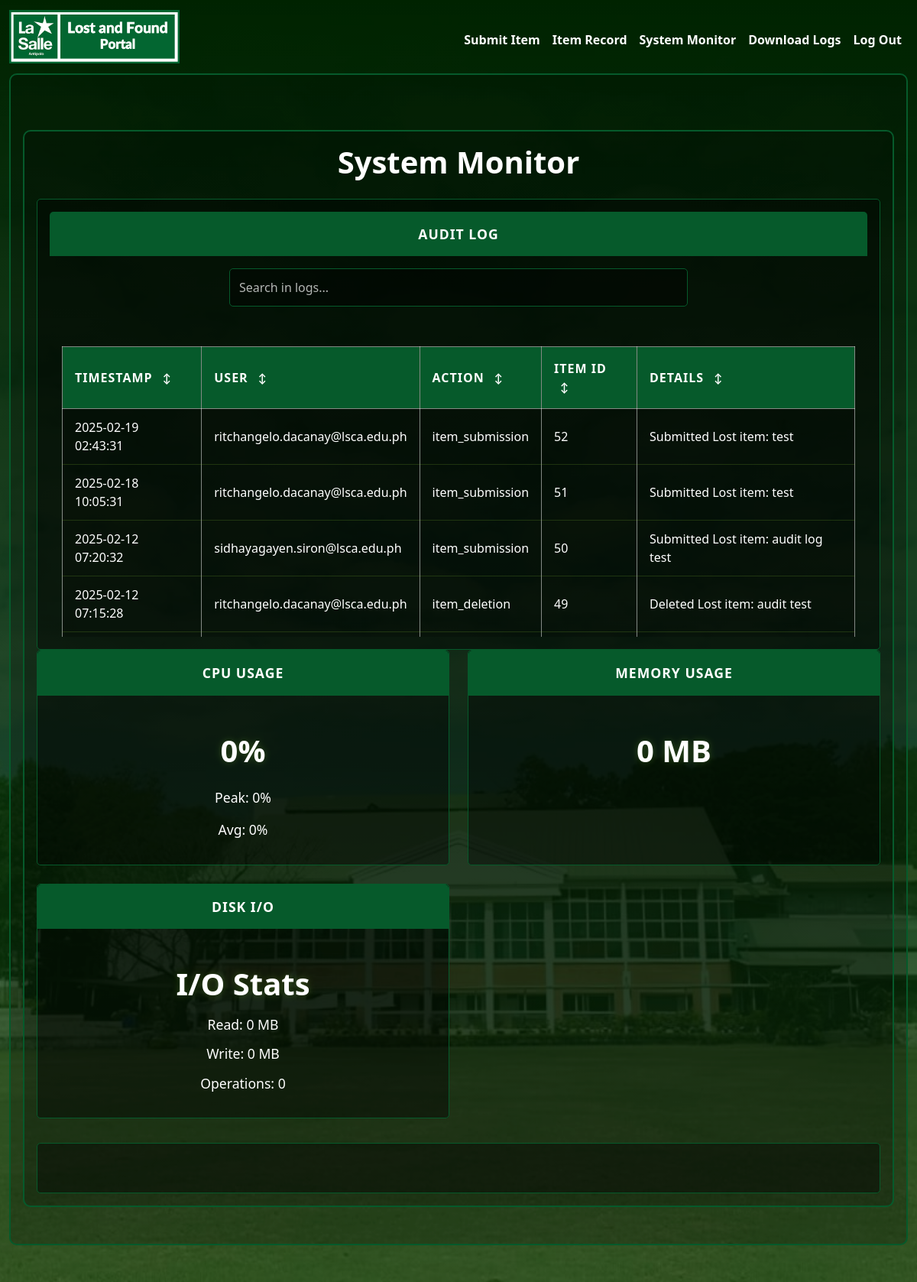
/system-monitor (signed in), run on an earlier commit of the app's database.
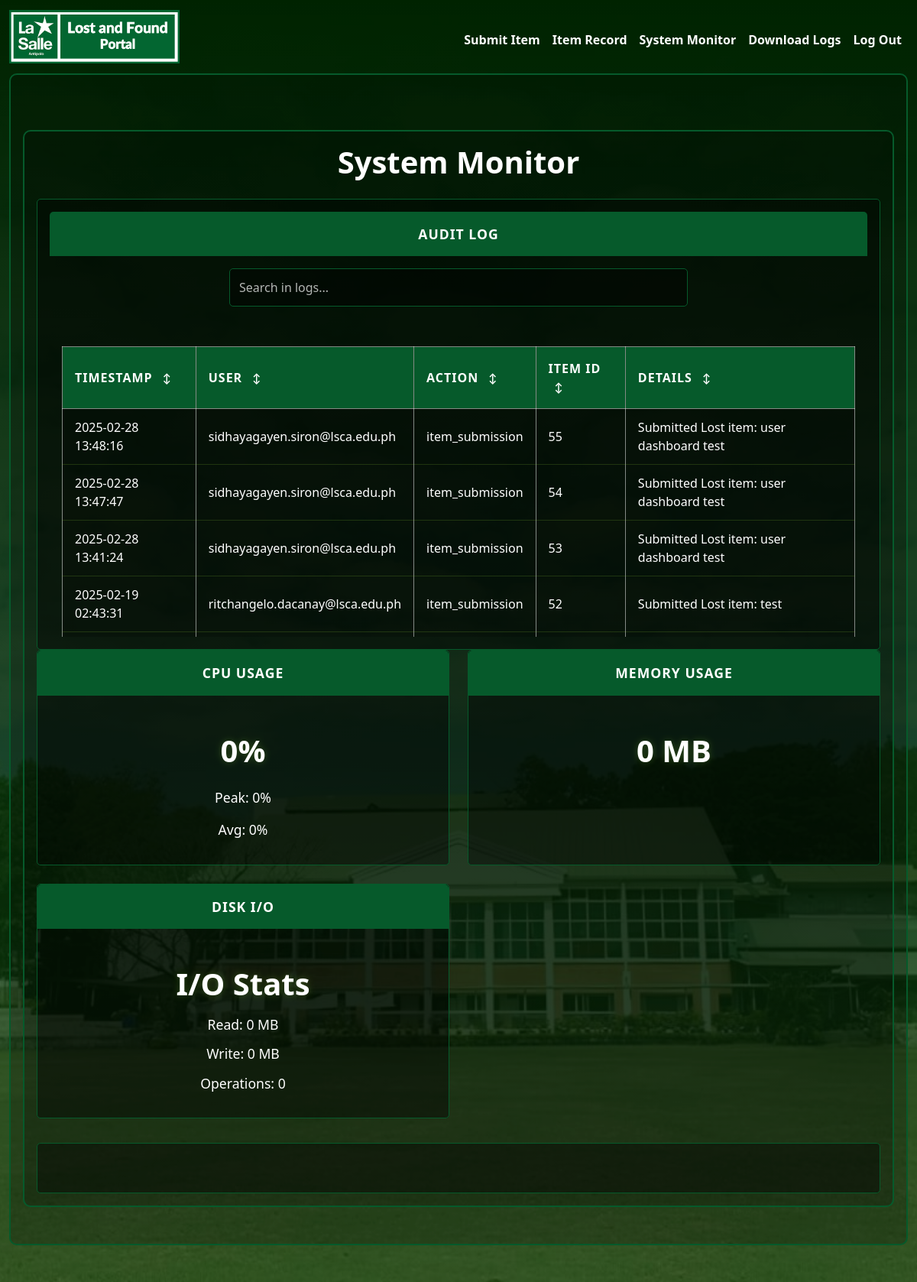
And on a later commit of the database.
### tables this page shows
CREATE TABLE audit_logs (
    id INTEGER PRIMARY KEY AUTOINCREMENT,
    user_email TEXT NOT NULL,
    action_type TEXT NOT NULL,
    item_id INTEGER,
    details TEXT,
    timestamp DATETIME DEFAULT CURRENT_TIMESTAMP
);

### app.py (the view)
@app.route("/system-monitor")
@login_required
def system_monitor():
    if not is_admin():
        return redirect("/")
    try:
        db.execute("""
            CREATE TABLE IF NOT EXISTS audit_logs (
                id INTEGER PRIMARY KEY AUTOINCREMENT,
                user_email TEXT NOT NULL,
                action_type TEXT NOT NULL,
                item_id INTEGER,
                details TEXT,
                timestamp DATETIME DEFAULT CURRENT_TIMESTAMP
            )
        """)
        logs = db.execute("""
            SELECT
                audit_logs.id,
                audit_logs.user_email,
                audit_logs.action_type,
                audit_logs.item_id,
                audit_logs.details,
                datetime(audit_logs.timestamp, 'localtime') as local_time
            FROM audit_logs
            ORDER BY timestamp DESC
            LIMIT 100
        """)
        print(f"Found {len(logs)} audit log entries")
        for log in logs:
            log['local_time'] = log['local_time'] or 'N/A'
            log['user_email'] = log['user_email'] or 'N/A'
            log['action_type'] = log['action_type'] or 'N/A'
            log['item_id'] = log['item_id'] or 'N/A'
            log['details'] = log['details'] or 'N/A'
        return render_template(
            "system-monitor.html",
            logs=logs,
            log_count=len(logs),
            active_page='system_monitor'
        )
    except Exception as e:
        print(f"Error fetching audit logs: {e}")
        return render_template("system-monitor.html", logs=[], log_count=0)

### app.py (called while the page is built)
@app.after_request
def after_request(response):
    response.headers["Cache-Control"] = "no-cache, no-store, must-revalidate"
    response.headers["Expires"] = 0
    response.headers["Pragma"] = "no-cache"
    return response

def is_admin():
    try:
        user_email = db.execute("SELECT email FROM users WHERE id = ?", session["user_id"])[0]["email"]
        return user_email == "ritchangelo.dacanay@lsca.edu.ph"
    except:
        return False

@app.context_processor
def utility_processor():
    return {
        "is_admin": is_admin
    }

### helpers.py (called while the page is built)
def login_required(f):
    @wraps(f)
    def decorated_function(*args, **kwargs):
        if session.get("user_id") is None:
            return redirect("/login")
        return f(*args, **kwargs)
    return decorated_function

### templates/system-monitor.html (shortened to what this page needs)
{% extends "layout.html" %} {% block title %}System Monitor{% endblock %} {%
block main %}
<div class="container mt-4">
  <h1 class="text-light mb-4">System Monitor</h1>
  <div class="analysis-section mt-4">
    <div class="header-cell">Audit Log</div>
    <div class="audit-content">
      <div class="search-container">
        <input
          type="text"
          id="searchInput"
          class="form-control custom-input"
          placeholder="Search in logs..."
        />
      </div>
      <div class="table-container">
        <table class="monitor-table" id="auditTable">
          <thead>
            <tr>
              <th class="sortable" data-sort="timestamp">
                Timestamp <span class="sort-icon">↕</span>
              </th>
              <th class="sortable" data-sort="user">
                User <span class="sort-icon">↕</span>
              </th>
              <th class="sortable" data-sort="action">
                Action <span class="sort-icon">↕</span>
              </th>
              <th class="sortable" data-sort="itemid">
                Item ID <span class="sort-icon">↕</span>
              </th>
              <th class="sortable" data-sort="details">
                Details <span class="sort-icon">↕</span>
              </th>
            </tr>
          </thead>
          <tbody id="logTableBody">
            {% for log in logs %}
            <tr class="log-row">
              <td data-value="{{ log.local_time }}">{{ log.local_time }}</td>
              <td data-value="{{ log.user_email }}">{{ log.user_email }}</td>
              <td data-value="{{ log.action_type }}">{{ log.action_type }}</td>
              <td data-value="{{ log.item_id }}">{{ log.item_id or 'N/A' }}</td>
              <td data-value="{{ log.details }}">{{ log.details }}</td>
            </tr>
            {% endfor %}
          </tbody>
        </table>
      </div>
    </div>
  </div>
  <div class="metrics-top-grid">
    <div class="metric-column">
      <div class="header-cell">CPU Usage</div>
      <div class="metric-card">
        <div class="card text-light">
          <div class="card-body d-flex flex-column align-items-center">
            <p class="card-text display-4" id="cpu-usage">0%</p>
            <p class="card-text">Peak: <span id="cpu-peak">0%</span></p>
            <p class="card-text">Avg: <span id="cpu-avg">0%</span></p>
          </div>
        </div>
      </div>
    </div>
    <div class="metric-column">
      <div class="header-cell">Memory Usage</div>
      <div class="metric-card">
        <div class="card text-light">
          <div class="card-body d-flex flex-column align-items-center">
            <p class="card-text display-4" id="memory-usage">0 MB</p>
          </div>
        </div>
      </div>
    </div>
    <div class="metric-column">
      <div class="header-cell">Disk I/O</div>
      <div class="metric-card">
        <div class="card text-light">
          <div class="card-body d-flex flex-column align-items-center">
            <p class="card-text display-4 mb-2">I/O Stats</p>
            <p class="card-text mb-1">Read: <span id="disk-read">0 MB</span></p>
            <p class="card-text mb-1">
              Write: <span id="disk-write">0 MB</span>
            </p>
            <p class="card-text">
              Operations: <span id="io-operations">0</span>
            </p>
          </div>
        </div>
      </div>
    </div>
  </div>
  <div class="analysis-section mt-4">
    <div class="analysis-grid" id="analysis-content">
    </div>
  </div>
</div>
{% endblock %}

### templates/layout.html (shortened to what this page needs)
<!DOCTYPE html>
<html lang="en">
  <head>
    <link
      href="https://cdn.jsdelivr.net/npm/bootstrap@5.3.2/dist/css/bootstrap.min.css"
      rel="stylesheet"
    />
    <link href="/static/styles.css" rel="stylesheet" />
  </head>
  <body>
    <div class="background-overlay"></div>
    <nav class="navbar navbar-expand-md navbar-light">
      <div class="container-fluid">
        <a class="navbar-brand" href="/">
          <img
            src="/static/lost and found logo.png"
            alt="LSCA Lost and Found"
          />
        </a>
        <div class="collapse navbar-collapse" id="navbar">
          {% if session["user_id"] %}
          <ul class="navbar-nav ms-auto mt-2">
            {% if is_admin() %}
            <li class="nav-item">
              <a class="nav-link custom-nav-link" href="/submit">Submit Item</a>
            </li>
            <li class="nav-item">
              <a class="nav-link custom-nav-link" href="/">Item Record</a>
            </li>
            <li class="nav-item">
              <a class="nav-link custom-nav-link" href="/system-monitor">System Monitor</a>
            </li>
            <li class="nav-item">
              <a
                class="nav-link custom-nav-link"
                href="{{ url_for('download_excel') }}"
              >
                Download Logs
              </a>
            </li>
            {% endif %}
            <li class="nav-item">
              <a class="nav-link custom-nav-link" href="/logout">Log Out</a>
            </li>
          </ul>
          {% endif %}
        </div>
      </div>
    </nav>
    <main class="container py-5 text-center">
      {% block main %} {% endblock %}
    </main>
  </body>
</html>

### static/styles.css (style rules this page uses)
nav .navbar-brand { font-size: 2em; font-family: "Proxima Nova", sans-serif; font-weight: bolder; }
h1, h2, h3 { font-weight: bold; }
body { background: linear-gradient( to bottom, rgb(0, 0, 0), rgba(34, 34, 34, 0.5) ), url("/static/lsca.jpg") no-repeat center center fixed !important; background-size: cover !important; color: #ffffff !important; min-height: 100vh; transition: background-color 0.3s, color 0.3s; }
.navbar { transition: background-color 0.3s; }
.custom-nav-link { color: #ffffff !important; position: relative; text-decoration: none; transition: color 0.2s ease-in-out; }
.custom-nav-link::after { content: ""; position: absolute; width: 0; height: 2px; display: block; margin-top: 5px; right: 0; background: #ffffff; transition: width 0.2s ease-in-out; -webkit-transition: width 0.2s ease-in-out; }
.custom-input { background-color: transparent; border: none; border-bottom: 2px solid #86c232; color: #86c232; transition: border-bottom-color 0.2s ease-in-out; }
table { width: 100%; border-collapse: collapse; margin-top: 20px; transition: color 0.3s; background-color: transparent; }
th, td { padding: 10px; text-align: left; background-color: transparent; border: 1px solid rgba(255, 255, 255, 0.5); color: inherit; }
.background-overlay { position: fixed; top: 0; left: 0; width: 100%; height: 100%; background: rgba(0, 128, 0, 0.2); pointer-events: none; z-index: -1; }
h1, h2, h3, h4, h5, h6, p, label, .nav-link, .alert { color: #ffffff !important; }
li a, .navbar a { color: white !important; }
.custom-input { background-color: transparent; border: none; border-bottom: 2px solid #ffffff; color: #ffffff; transition: color 0.2s ease-in-out, border-bottom-color 0.2s ease-in-out; }
.custom-input::placeholder { color: #ffffff; opacity: 0.7; }
.text-light { color: #ffffff !important; }
.custom-input { background-color: transparent; border: none; border-bottom: 2px solid #86c232; color: #ffffff; transition: color 0.2s ease-in-out, border-bottom-color 0.2s ease-in-out; }

### templates/layout.html (style rules this page uses)
body { background: linear-gradient( to bottom, rgba(34, 34, 34, 0.5), rgba(34, 34, 34, 0.5) ), url("/static/lsca.jpg") no-repeat center center fixed; background-size: cover; color: #ffffff; min-height: 100vh; transition: background-color 0.3s, color 0.3s; }
.background-overlay { position: fixed; top: 0; left: 0; width: 100%; height: 100%; background: rgba(0, 82, 0, 0.434); pointer-events: none; z-index: -1; }
h1, h2, h3, h4, h5, h6, p, label, .alert { color: #ffffff !important; }
.navbar { transition: background-color 0.3s; }
.custom-nav-link { color: #ffffff !important; font-weight: bold; position: relative; text-decoration: none; transition: color 0.2s ease-in-out; }
.custom-nav-link::after { content: ""; position: absolute; width: 0; height: 2px; display: block; margin-top: 5px; right: 0; background: #ffffff; transition: width 0.2s ease-in-out; -webkit-transition: width 0.2s ease-in-out; }
.custom-input { background-color: transparent; border: none; border-bottom: 2px solid #86c232; color: #86c232; transition: border-bottom-color 0.2s ease-in-out; }
.navbar-brand img { max-height: 70px; width: auto; }

What changed in the data, as far as the page shows it:
no longer on this page (row unchanged): audit_logs: local_time "2025-02-18 10:05:31", user_email "ritchangelo.dacanay@lsca.edu.ph", action_type "item_submission", item "51", details "Submitted Lost item: test"
no longer on this page (row unchanged): audit_logs: local_time "2025-02-12 07:20:32", user_email "sidhayagayen.siron@lsca.edu.ph", action_type "item_submission", item "50", details "Submitted Lost item: audit log test"
no longer on this page (row unchanged): audit_logs: local_time "2025-02-12 07:15:28", user_email "ritchangelo.dacanay@lsca.edu.ph", action_type "item_deletion", item "49", details "Deleted Lost item: audit test"
added audit_logs: local_time "2025-02-28 13:48:16", user_email "sidhayagayen.siron@lsca.edu.ph", action_type "item_submission", item "55", details "Submitted Lost item: user dashboard test"
added audit_logs: local_time "2025-02-28 13:47:47", user_email "sidhayagayen.siron@lsca.edu.ph", action_type "item_submission", item "54", details "Submitted Lost item: user dashboard test"
added audit_logs: local_time "2025-02-28 13:41:24", user_email "sidhayagayen.siron@lsca.edu.ph", action_type "item_submission", item "53", details "Submitted Lost item: user dashboard test"
